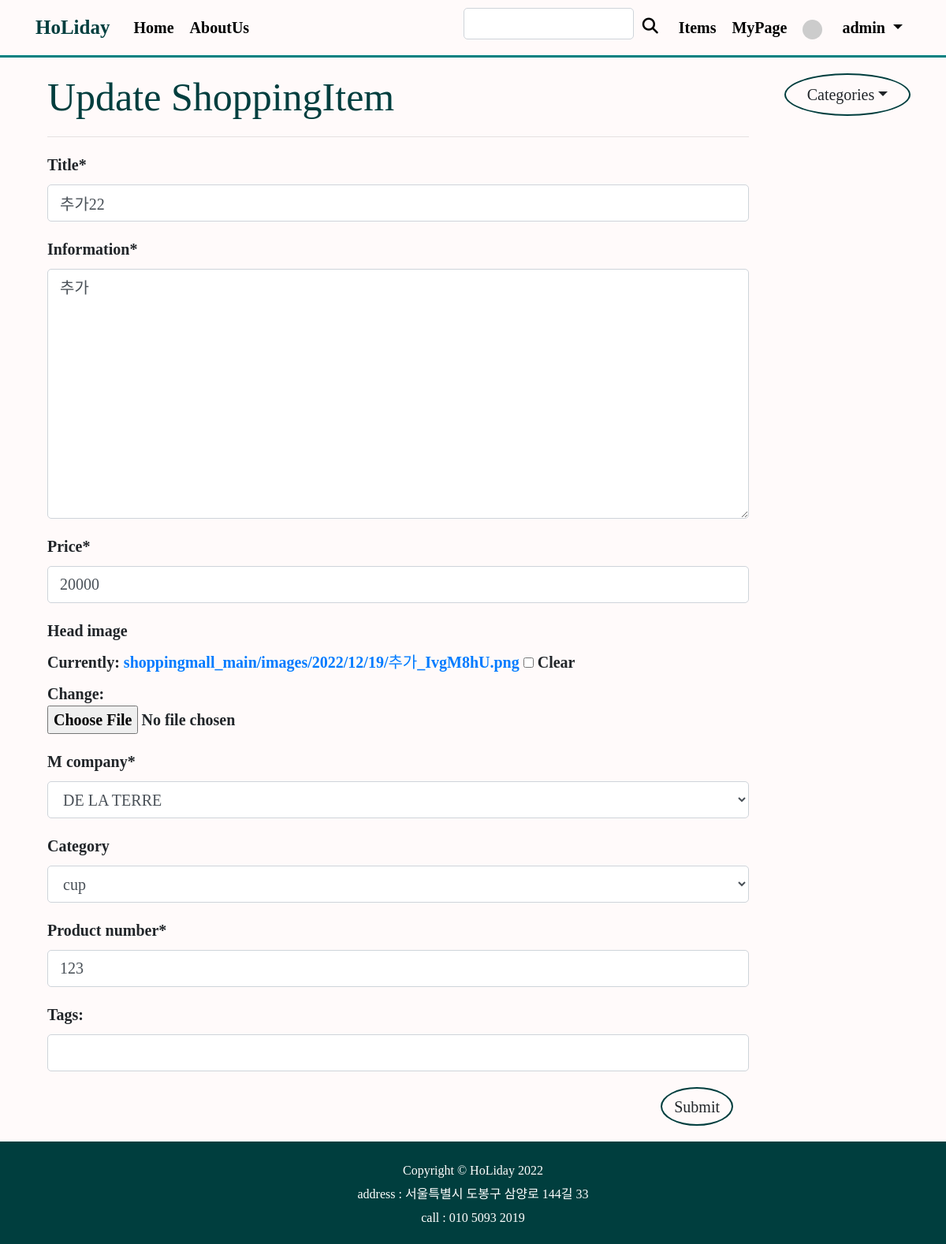
/shoppingmall_main/update_post/34/ (signed in), run on the app's committed database.
### shoppingmall_main/models.py (models this page shows, shortened)
class ShoppingItem(models.Model):
    created_at = models.DateTimeField(auto_now_add=True)
    updated_at = models.DateTimeField(auto_now=True)
    title = models.CharField(max_length=50) # 상품 이름
    information = MarkdownxField() # 상품 설명
    price = models.IntegerField() # 가격
    like_users = models.ManyToManyField(User,related_name='like_shopping',blank=True)
    head_image = models.ImageField(upload_to='shoppingmall_main/images/%Y/%m/%d/', blank=True) # 상품 이미지
    author = models.ForeignKey(User, null=True, on_delete=models.SET_NULL)
    m_company = models.ForeignKey(Company, null=True, on_delete=models.SET_NULL) # 제조사
    category = models.ForeignKey(Category, null=True, blank=True, on_delete=models.CASCADE) # 카테고리
    product_number = models.IntegerField() # 그 외 상품번호
    tags = models.ManyToManyField(ColorTag,blank=True) # 다대다 관계

### shoppingmall_main/views.py (the view, shortened to what this page needs)
# urls.py: path('update_post/<int:pk>/',views.ShoppingItemUpdate.as_view()),
class ShoppingItemUpdate(UpdateView):
    model = ShoppingItem
    fields = ['title', 'information', 'price', 'head_image', 'm_company', 'category','product_number'] #,'tags'
    template_name = 'shoppingmall_main/shoppingitem_update_form.html'
    def dispatch(self, request, *args, **kwargs):
        if request.user.is_authenticated and request.user == self.get_object().author:
            return super(ShoppingItemUpdate, self).dispatch(request, *args, **kwargs)
        else:
            raise PermissionDenied
    def get_context_data(self, *, object_list=None, **kwargs):
        context = super(ShoppingItemUpdate, self).get_context_data() ##템플릿에서 필요한 거 담아서 전달
        if self.object.tags.exists():
            tags_str_list = list() #빈 리스트 생성
            for t in self.object.tags.all():
                tags_str_list.append(t.name)
            context['tags_str_default'] = ';'.join(tags_str_list)
        context['categories'] = Category.objects.all()
        context['no_category_post_count'] = ShoppingItem.objects.filter(category=None).count
        return context

### shoppingmall_main/models.py (called while the page is built)
    def __str__(self):
        return self.name

    def __str__(self):
        return self.name

    def get_absolute_url(self):
        return f'/shoppingmall_main/category/{self.slug}'

### shoppingmall_main/templates/shoppingmall_main/shoppingitem_update_form.html (shortened to what this page needs)
{% extends 'shoppingmall_main/base.html' %}
{% load crispy_forms_tags %}
{% block main_area %}
<div class="container mt-3">
    <h1 style="color:rgb(0, 62, 62)">Update ShoppingItem</h1>
    <hr/>
    <form method="post" enctype="multipart/form-data">
            {{form | crispy}}
            <div id="div_id_tags_str">
                <label for="id_tags">Tags:</label>
                <input id="id_tags" type="text" name="tags_str" value="{{tags_str_default}}" class="textinput textInput form-control">
            </div>
        <button type="submit" class="btn float-right m-3"style="background-color : snow; border: 2px solid rgb(0,62,62);border-radius:50%">Submit</button>
    </form>
</div>
{% endblock %}

### shoppingmall_main/templates/shoppingmall_main/navbar.html (shortened to what this page needs)
{% load static %}
<head>
     <link href="{% static 'shoppingmall_main/css/style.css' %}"   rel="stylesheet" media="screen" >
</head>
{% load socialaccount %}
    <container >
    <nav class="navbar navbar-expand-lg"
         style="background-color: snow;
         border-bottom:solid 3px teal">
    <div class="container">
        <a class="navbar-brand " href="/" style="color: rgb(0, 62, 62)">HoLiday</a>
        <div class="collapse navbar-collapse" id="navbarNavDropdown">
            <div class="navbar-nav">
                <a class="nav-link" href="/" >Home</a>
                <a class="nav-link" href="/about_me/">AboutUs</a>
            </div>
        </div>
        <div class="collapse navbar-collapse  justify-content-end" id="navbarNavDropdown">
            <div class="navbar-nav">
                <input id="search-input" class="form-control" type="text"  aria-label="Enter search term..." aria-describedby="button-search" style="font-size:15px " />
                <button class="ml-1"style="color:black ; font-size:15px ;border:none;background-color:snow" id="button-search" type="button" onclick="searchPost()" >
                    <i class="fa-solid fa-magnifying-glass"></i>
                </button>
                <a class="nav-link ml-2" href="/shoppingmall_main/" >Items</a>
              {% if user.is_authenticated %}
                <a class="nav-link" href="/mypage/">MyPage</a>
                  <li class="nav-item dropdown">
                    <a class="nav-link dropdown-toggle" href="#" id="navbarDropdownMenuLink" role="button" data-toggle="dropdown" aria-haspopup="true" aria-expanded="false">
                      {% if user.socialaccount_set.all.0.get_avatar_url %}
                        <img class="rounded-circle mr-3" src="{{ user.socialaccount_set.all.0.get_avatar_url }}" width="25px">
                      {% else %}
                        <img class="rounded-circle mr-3" src="https://dummyimage.com/50x50/ced4da/6c757d.jpg" width="25px">
                      {% endif %}
                      {{user.username}}
                    </a>
                  </li>
                  {% else %}
                  <li class="nav-item">
                    <a href="#" class="nav-link" data-toggle="modal" data-target="#loginModal">LogIn</a>
                  </li>
                  {% endif %}
                    </div>
        </div>
      </div>
    </nav>
    </container>

### shoppingmall_main/static/shoppingmall_main/css/style.css (style rules this page uses)
body { background:snow; }
* { font-family: 'Magilio'; font-size: 20px; font-weight: 550; }
nav a { color: black; }

### data on the page
ShoppingItem: title "추가22", information "추가", price "20000", m_company "DE LA TERRE", category "cup", product_number "123"

### other printed values
{{ user.username }} "admin"
